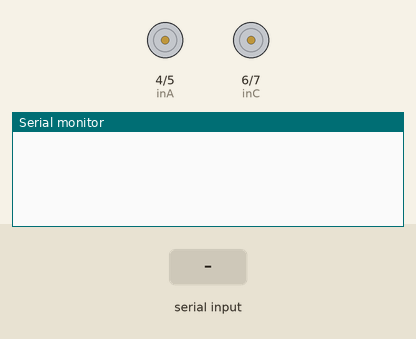
A sketch run on a simulated Arduino Uno, built with avr-gcc and run on an emulated ATmega328P. On the bench: motor-driver pin pairs drawn as motors (green arrow = first pin HIGH = forward, orange = second pin HIGH = backward, longer = more drive, scaled by the enable pin), the last lines printed to the serial monitor. The test bench sets the inputs (shaded band).

Above: at 1.2 s.
1.3 s: "F" received over the second serial link
At 2.5 s:
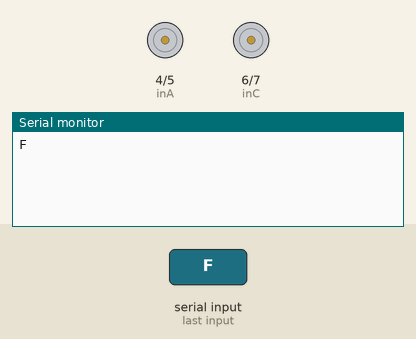
2.8 s: "B" received over the second serial link
At 3.6 s:
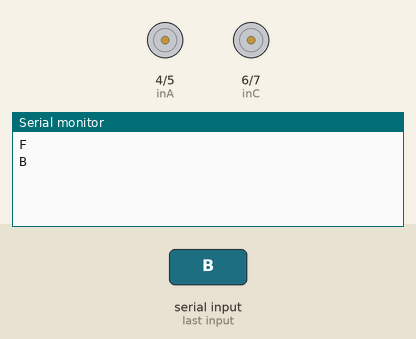
4.3 s: "R" received over the second serial link
At 4.7 s:
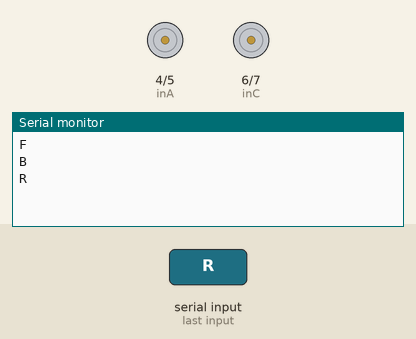
5.8 s: "L" received over the second serial link
At 7.0 s:
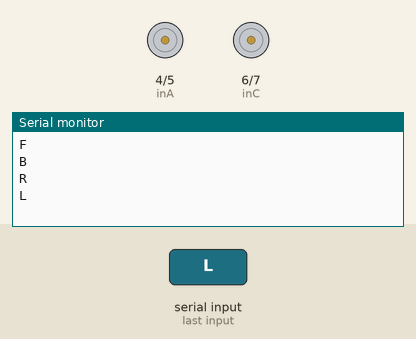
7.3 s: "S" received over the second serial link
At 8.2 s:
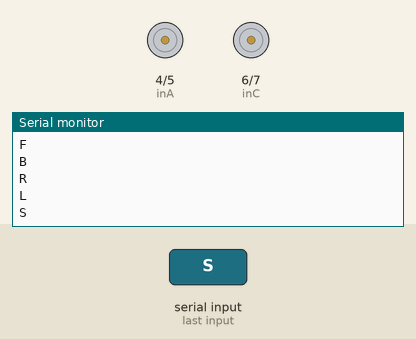

The sketch:

rc_car.ino
```cpp
#include <SoftwareSerial.h>

SoftwareSerial btbot(9,10); //(TX,RX)


#define inA 4
#define inB 5
#define inC 6
#define inD 7
#define ena 2
#define enb 3

char a;
void setup() {
  Serial.begin(9600);
  btbot.begin(38400);
  mot_init();
}

void loop() {
  if (btbot.available()) {
    a = btbot.read();
    Serial.println(a);
    if (a == 'F')
       wheel(150, 150);
    else if (a == 'B')
      wheel(-150, -150);
    else if (a == 'R')
      wheel(150, -150);
    else if (a == 'L')
      wheel(-150, 150);
      else if (a == 'S')    wheel(0, 0);
  }
}

void mot_init()
{
  pinMode(inA, OUTPUT);
  pinMode(inB, OUTPUT);
  pinMode(inC, OUTPUT);
  pinMode(inD, OUTPUT);
  pinMode(ena, OUTPUT);
  pinMode(enb, OUTPUT);

  digitalWrite(inA, HIGH);
  digitalWrite(inB, HIGH);
  digitalWrite(inC, HIGH);
  digitalWrite(inD, HIGH);
}

void wheel(int lm, int rm)
{
  if (lm == 0)
  {
    digitalWrite(inA, LOW);
    digitalWrite(inB, LOW);
  }
  if (lm > 0)
  {
    digitalWrite(inA, HIGH);
    digitalWrite(inB, LOW);
  }
  else if (lm < 0)
  {
    digitalWrite(inA, LOW);
    digitalWrite(inB, HIGH);
  }


  if (rm == 0)
  {
    digitalWrite(inC, LOW);
    digitalWrite(inD, LOW);
  }
  if (rm > 0)
  {
    digitalWrite(inC, HIGH);
    digitalWrite(inD, LOW);
  }
  else if (rm < 0)
  {
    digitalWrite(inC, LOW);
    digitalWrite(inD, HIGH);
  }
  if (lm > 254) lm = 254;
  if (lm < -254) lm = -254;
  if (rm > 254) rm = 254;
  if (rm < -254) rm = -254;

  //analogWrite(ena,abs(rm));
  //analogWrite(enb,abs(lm));

}
```

Measured:
- after the input at 1.3 s, the serial monitor: prints a new line at once (image 1)
- after the input at 2.8 s, the serial monitor: prints a new line at once (image 2)
- after the input at 4.3 s, the serial monitor: prints a new line at once (image 3)
- after the input at 5.8 s, the serial monitor: prints a new line at once (image 4)
- after the input at 7.3 s, the serial monitor: prints a new line at once (image 5)
